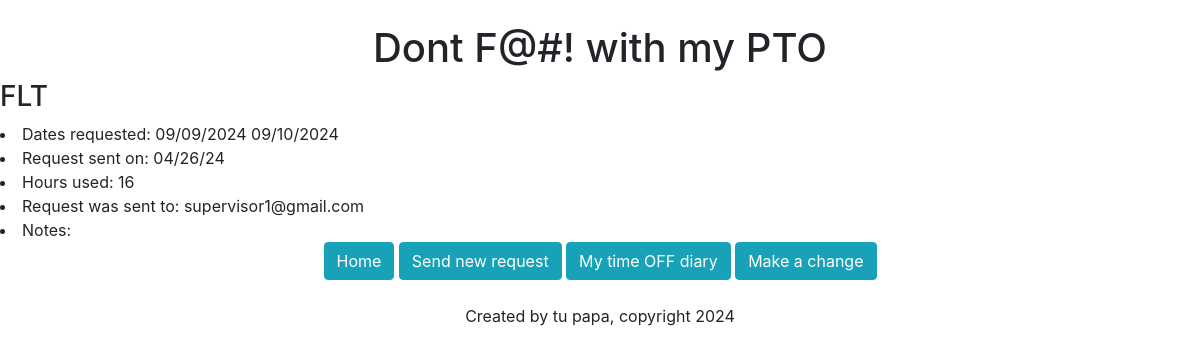
The app's page /show_request/21 with its own data.
### track/models.py (models this page shows)
class pto_request(models.Model):
    pto = models.ForeignKey(pto_type, blank = True, null = True, on_delete = models.CASCADE)
    pto_type = models.CharField('What are you using: ', max_length = 3)
    was_sent = models.CharField('This request was sent on: ', max_length = 8, null = True)
    date_requested = models.CharField('For what dates (MM/DD/YY): ', max_length = 120)
    hours_used = models.CharField('Total hours requested: ', max_length = 2)
    send_to = models.CharField('supervisorsemail@email1.com, supervisorsemail@email2.com', max_length = 30, null = True)
    notes = models.CharField('Notes', max_length = 120, blank = True)
    def __str__(self):
        return self.pto_type

### track/views.py (the view)
# urls.py: path('show_request/<request_id>', views.show_request, name = 'show_request'),
def show_request(request, request_id):
    submit_req = pto_request.objects.get(pk = request_id)
    return render(request, "track/show_request.html", {'submit_req': submit_req})

### track/templates/track/show_request.html
{% extends 'track/base.html' %}
{% block content %}
        <h3>{{ submit_req }}</h3>
        <li>Dates requested: {{ submit_req.date_requested }}</li>
        <li>Request sent on: {{ submit_req.was_sent }}</li>
        <li>Hours used: {{ submit_req.hours_used }}</li>
        <li>Request was sent to: {{ submit_req.send_to }}</li>
        <li>Notes: {{ submit_req.notes }}</li>
{% endblock %}

### records on screen
pto_request: pto_type "FLT", date_requested "09/09/2024 09/10/2024", was_sent "04/26/24", hours_used "16", send_to "supervisor1@gmail.com"
